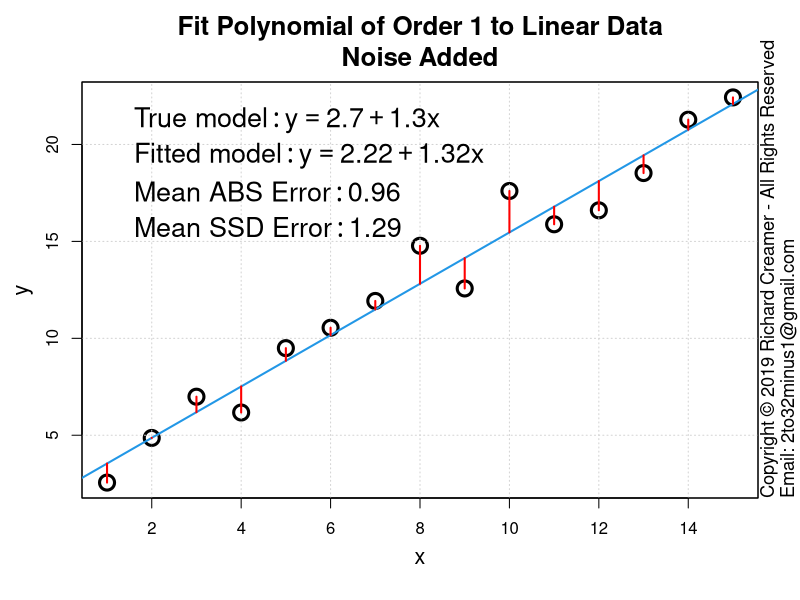

Here is the R script that generated this plot:
##############################################################
### Copyright (c) Richard Creamer 2019 - All Rights Reserved
### Inquiries: email 2to32minus1@gmail.com
##############################################################

### Globals
fontScale = 1.2    # Global font size variable
lf        = 1.2    # Enlarge font of plot labels
verbose   = FALSE  # Verbose printing
lw        = 2      # Line width
xMargin   = 1      # X-axis margin for plots
yMargin   = 1      # Y-axis margin for plots
de        = 0.01   # Small constant for estimating derivatives numerically
smlPts    = 1      # Small  data point/circle
medPts    = 1.5    # Medium data point/circle
lrgPts    = 2.0    # Large  data point/circle

### Run this function to generate this plot
runFunc = function() {
	dw = 1000
	dh = 750	
	path = "D:/Code/R/LeastSquaresPlay/PlotsAndAssocCode/Plot29/"
	
	savePngVerbose( paste(path, "Plot29.png", sep=""), plotNthOrderPolyToLinearData,   w=dw, h=dw, un="px", N=1, doPlot=TRUE )
}

### Fit Nth order polynomial to linear data
plotNthOrderPolyToLinearData = function( nPts=15, N=1, modelM=1.3, modelB=2.7, noiseSigma=1.5, doPlot=FALSE ) {
	set.seed( 3 )
	
	if ( N < 1 || N > 11 ) { print( sprintf( "Error: N (%d) outside range 1:11", N) ); return() }
	if ( nPts < (N + 1) )  { print( sprintf( "Error: nPts (%d) must be > N (%d)", nPts, N ) ); return() }
	
	coeff = c( modelB, modelM )
	x = 1:nPts
	y = evalPoly( x, coeff ) + rnorm( length(x), sd=noiseSigma )
	
	# Build appropriate formula, example: "y ~ x + I(x^2) + I(x^3) + ..."
	polyFormula = makePolyFormula( polyOrder=N )
	
	lmFit = lm( as.formula(polyFormula) )
	e = compPolyFitError( x, y, lmFit$coefficients )
	if ( doPlot ) {
		plotTitle = sprintf( "Fit Polynomial of Order %d to Linear Data\nNoise Added", N );
		plot( x, y, cex.lab=lf, xlab="", ylab="", main=plotTitle, cex=lrgPts, lwd=lw+1, cex.main=1.3*fontScale )
		addAxisLabels()
		grid()
		box()
		leftX = gpl()$xLim[1]
		rightX = gpl()$xLim[2]
		predX = seq( leftX, rightX, length.out=200 )
		predY = evalPoly( predX, lmFit$coefficients )
		lines( predX, predY, col=4, lwd=lw )
		segments( x, y, x, predict(lmFit), col = "red", lwd=lw )  # Note: predict(lmFit) same as evalPoly(x, lmFit$coefficients)
		if ( N > 9 ) {
			addLegend( coeff, lmFit$coefficients, meanAbsErr=e$meanAbsError, meanSsdErr=e$meanSsdError, wrapLimit=4 )
		}
		else {
			addLegend( coeff, lmFit$coefficients, meanAbsErr=e$meanAbsError, meanSsdErr=e$meanSsdError )
		}
	}
	return( list(nPts=nPts, x=x, y=y, lmFit=lmFit, meanAbsErr=e$meanAbsError, meanSsdErr=e$meanSsdError) )
}

### Get Plot Limits : gpl()$xLim[1] --> left x-coord
gpl = function() {
	u = par( "usr" )
	return( list( xLim=u[1:2], yLim=u[3:4] ) )
}

### Return string suitable for plot titles with actual exponents (not '^')
### Examples: [ "1.23", "1.23-2.21x", "1.23-2.21x+4.98x^2" ]
prettyPoly = function( coeff, nSigFigs=3, wrapLimit=3 ) {
	rc = signif( coeff, nSigFigs )
	numTerms = length( coeff )
	terms = c()
	for ( termNum in 1:numTerms ) {
		if ( termNum == 1 ) {
			s = paste( rc[termNum], sep="" )
		} else {
			s = paste( abs(rc[termNum]), sep="" )
		}
		if ( termNum > 1 )
			s = paste( s, "*x", sep="" )
		if ( termNum > 2 )
			s = paste( s, "^", (termNum-1), sep="" )
		terms[ length(terms) + 1 ] = s
	}
	wrapLines = list()
	catStr = ""
	for ( termNum in 1:numTerms ) {
		if ( termNum > 1 && ( termNum - 1 ) %% wrapLimit == 0 ) {
			wrapLines[length(wrapLines) + 1] = catStr
			catStr = ""
		}
		if ( termNum == 1 ) {
			catStr = paste( catStr, terms[termNum], sep="" )
		} else {
			if ( rc[termNum] < 0 ) {
				catStr = paste( catStr, " - ", terms[termNum], sep="" )
			} else {
				catStr = paste( catStr, " + ", terms[termNum], sep="" )
			}
		}
	}
	if ( catStr != "" )
		wrapLines[length(wrapLines) + 1] = catStr
	return( wrapLines )
}

### Convience method to add x/y axis labels
addAxisLabels = function( xLabel="x", yLabel="y", cexVal=1.3 ) {
	mtext( text=xLabel, side=1, line=2.5, cex=cexVal )
	mtext( text=yLabel, side=2, line=2.5, cex=cexVal )
}

### Add a legend to a plot suitable for this deck's polynomials/purpose
addLegend = function( coeff, fitCoeff, meanAbsErr=NULL, meanSsdErr=NULL, fontSz=1.35*fontScale, pos="topleft", wrapLimit=5 ) {
	legList = list()
	
	# Generate and append legend text lines for 'true model'
	truePolyStrList = prettyPoly( coeff, nSigFigs=3, wrapLimit=wrapLimit )
	legList[1] = paste( "'True model': y ==", truePolyStrList[1], sep="" )
	if ( length( truePolyStrList ) > 1 ) {
		for ( i in 2:length( truePolyStrList ) ) {
			legList[length(legList)+1] = paste( "'     '", truePolyStrList[i], sep="" )
		}
	}
	
	# Generate and append legend text lines for 'fitted model'
	fitPolyStrList = prettyPoly( fitCoeff, nSigFigs=3, wrapLimit=wrapLimit )
	legList[length(legList) + 1] = paste( "'Fitted model': y ==", fitPolyStrList[1], sep="" )
	if ( length( fitPolyStrList ) > 1 ) {
		for ( i in 2:length( fitPolyStrList ) ) {
			legList[length(legList)+1] = paste( "'     '", fitPolyStrList[i], sep="" )
		}
	}
	
	if ( !is.null(meanAbsErr) ) {
		legError = paste( "'Mean ABS Error': ", sprintf( "%.2f", meanAbsErr ), sep="" )
		legList[ length( legList ) + 1 ] = legError
	}
	if ( !is.null(meanSsdErr) ) {
		legError = paste( "'Mean SSD Error': ", sprintf( "%.2f", meanSsdErr ), sep="" )
		legList[ length( legList ) + 1 ] = legError
	}
	
	legend( pos, bty="n",inset=c(0.005,0.01),
			legend=parse(text=legList), col=c("transparent","transparent"),
			cex=fontSz, pch=15, y.intersp=1.1 )
}

# Compute errors, ABS and SSD, return tuple
compPolyFitError = function( x, y, coeff ) {
	predY = evalPoly( x, coeff )
	meanAbsError = (1/length(x)) * sum( abs(predY - y) )
	meanSsdError = (1/length(x)) * sum( (predY - y)^2 )
	return( list( meanAbsError=meanAbsError, meanSsdError=meanSsdError ) )
}

# Build Nth order polynomial formula string
makePolyFormula = function( indepVar="x", depVar="y", polyOrder=1 ) {
	formulaStr = paste( depVar, " ~ ", indepVar, sep="" )
	if ( polyOrder > 1 ) {
		for ( i in 2:polyOrder )
			formulaStr = paste( formulaStr, " + I(", indepVar, "^", i, ")", sep="" )
	}
	return( formulaStr )
}

### Compute f(x) for a polynomial and a vector of x-coordinates
evalPoly = function( x, coeff ) {
	if ( length( coeff ) < 1 ) return( c(0) )  	
	termSum = 0
	for ( i in 1:length(coeff) ) {
		termSum = termSum + coeff[i] * x^(i-1)
	}
	return( termSum )
}

### Save to PNG file, specify width and height
savePngVerbose = function( path, plotFunc, w=512, h=512, un="px", doCopyright=TRUE, ... ) {
	png( filename = path, type="cairo", units=un, width=w, height=h, pointsize=12, res=96 )
	plotFunc( ... )
	if ( doCopyright )
		addCopyright()
	dev.off()
}

### Add copyright notice to plot via text()
addCopyright = function() {
	mtext( "Copyright \uA9 2019 Richard Creamer - All Rights Reserved", side=4, line=0, adj=0, cex=1.1 )
	mtext( "Email: 2to32minus1@gmail.com", side=4, line=1, adj=0, cex=1.1 )
}

runFunc()
